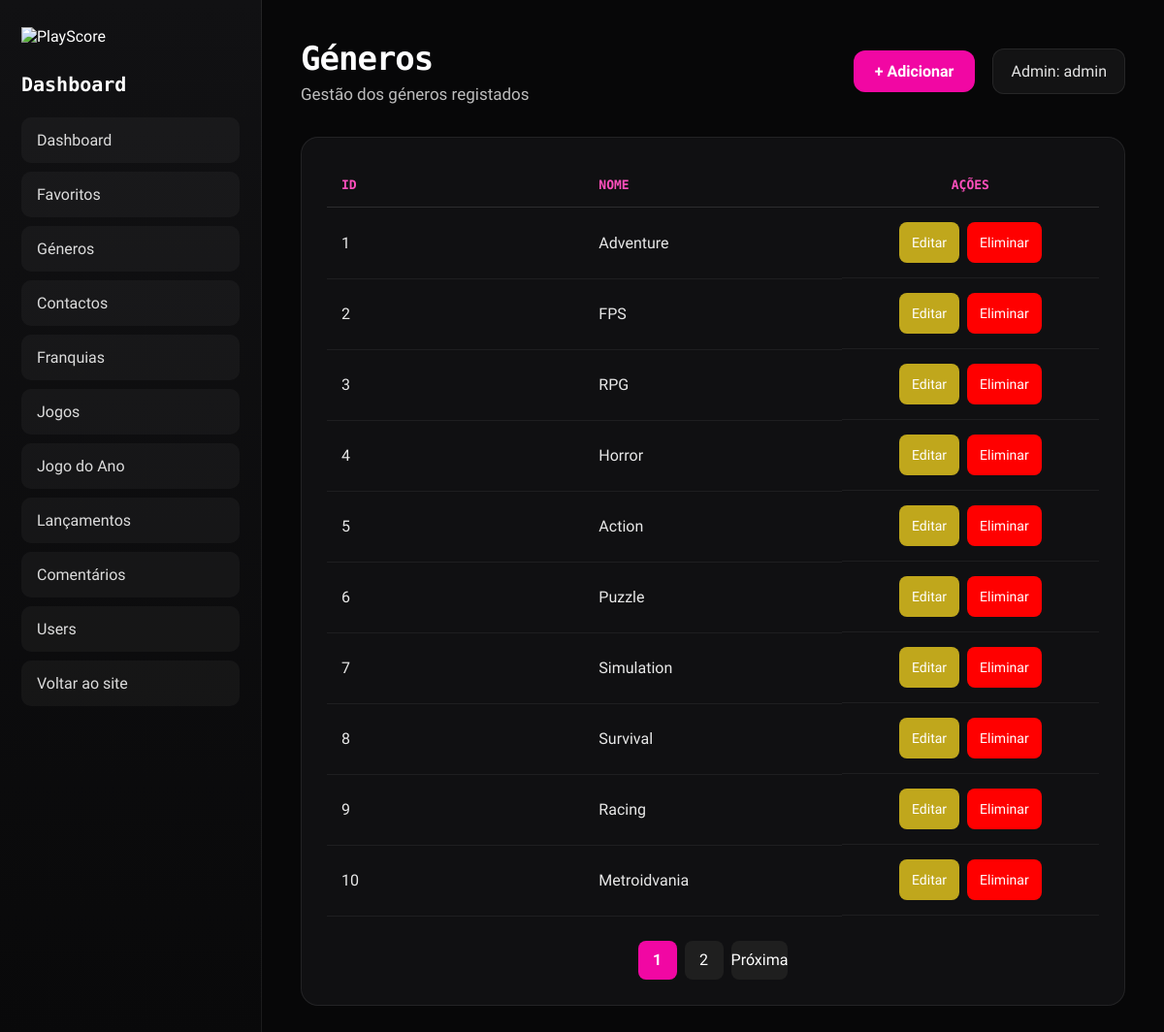
/Site/admin/dashboard_generos.php (signed in), run on the app's committed database.
### tables this page shows
CREATE TABLE IF NOT EXISTS `generos` (
  `id_genero` int NOT NULL AUTO_INCREMENT,
  `nome` varchar(20) NOT NULL,
  PRIMARY KEY (`id_genero`)
);

### Site/admin/dashboard_generos.php (the view, shortened to what this page needs)
<?php
include "../conexao.php";
$nome_admin = $_SESSION["nome"] ?? "Admin";
$por_pagina = 10;
$pagina = $_GET["pagina"] ?? 1;
$pagina = max(1, intval($pagina));
$inicio = ($pagina - 1) * $por_pagina;
$sql_total = "SELECT COUNT(*) AS total FROM generos";
$resultado_total = mysqli_query($conn, $sql_total);
$total_linhas = mysqli_fetch_assoc($resultado_total)["total"];
$total_paginas = ceil($total_linhas / $por_pagina);
$sql = "SELECT * FROM generos ORDER BY id_genero ASC LIMIT $inicio, $por_pagina";
$resultado = mysqli_query($conn, $sql);
?>
<!DOCTYPE html>
<html lang="pt">
<head>
    <link rel="stylesheet" href="../css/backoffice.css">
</head>
<body>
    <div class="backoffice">
        <aside class="sidebar">
            <div class="sidebar-logo">
                <img src="../logo/Logo.png" alt="PlayScore">
            </div>
            <h2>Dashboard</h2>
            <a href="dashboard.php">Dashboard</a>
            <nav class="sidebar-menu">
                <a href="dashboard_favoritos.php">Favoritos</a>
                <a href="dashboard_generos.php">Géneros</a>
                <a href="dashboard_contactos.php">Contactos</a>
                <a href="dashboard_franquia.php">Franquias</a>
                <a href="dashboard_jogos.php">Jogos</a>
                <a href="dashboard_jogoano.php">Jogo do Ano</a>
                <a href="dashboard_lancamento.php">Lançamentos</a>
                <a href="dashboard_comentarios.php">Comentários</a>
                <a href="dashboard_users.php">Users</a>
            </nav>
            <a href="../index.php" class="back-site">Voltar ao site</a>
        </aside>
        <main class="main-content">
            <div class="topbar">
                <div>
                    <h1>Géneros</h1>
                    <p>Gestão dos géneros registados</p>
                </div>
                <div class="topbar-actions">
                    <a href="dashboard_adicionar_generos.php" class="add-btn">
                        + Adicionar
                    </a>
                    <span>Admin: <?php echo $nome_admin; ?></span>
                </div>
            </div>
            <section class="table-card">
                <table>
                    <thead>
                        <tr>
                            <th>ID</th>
                            <th>Nome</th>
                            <th class="actions-title">Ações</th>
                        </tr>
                    </thead>
                    <tbody>
                        <?php while ($genero = mysqli_fetch_assoc($resultado)) { ?>
                            <tr>
                                <td><?php echo $genero["id_genero"]; ?></td>
                                <td><?php echo $genero["nome"]; ?></td>
                                <td class="actions">
                                    <a href="dashboard_editar_generos.php?id=<?php echo $genero["id_genero"]; ?>" class="btn edit">
                                        Editar
                                    </a>
                                    <a href="dashboard_generos.php?eliminar=<?php echo $genero["id_genero"]; ?>"
                                       class="btn delete"
                                       onclick="return confirm('Tens a certeza que queres eliminar este género?');">
                                        Eliminar
                                    </a>
                                </td>
                            </tr>
                        <?php } ?>
                    </tbody>
                </table>
                <div class="pagination">
                    <?php for ($i = 1; $i <= $total_paginas; $i++) { ?>
                        <a href="dashboard_generos.php?pagina=<?php echo $i; ?>"
                            class="<?php echo ($i == $pagina) ? 'active' : ''; ?>">
                            <?php echo $i; ?>
                        </a>
                    <?php } ?>
                    <?php if ($pagina < $total_paginas) { ?>
                        <a href="dashboard_generos.php?pagina=<?php echo $pagina + 1; ?>">
                            Próxima
                        </a>
                    <?php } ?>
                </div>
            </section>
        </main>
    </div>
</body>
</html>

### Site/css/backoffice.css (style rules this page uses)
* { margin: 0; padding: 0; box-sizing: border-box; }
body { background: #070708; color: white; font-family: 'Abel', sans-serif; }
.backoffice { display: flex; min-height: 100vh; }
.sidebar { width: 270px; background: linear-gradient(180deg, #111113, #09090a); padding: 28px 22px; border-right: 1px solid rgba(255,255,255,0.08); }
.sidebar-logo img { width: 150px; margin-bottom: 28px; }
.sidebar h2 { font-family: 'Kode Mono', monospace; font-size: 20px; margin-bottom: 22px; color: #ffffff; }
.sidebar a { display: block; color: #dcdcdc; text-decoration: none; padding: 13px 15px; margin-bottom: 9px; border-radius: 10px; background: rgba(255,255,255,0.04); border: 1px solid transparent; transition: 0.2s ease; }
.main-content { flex: 1; padding: 40px; }
.topbar { display: flex; justify-content: space-between; align-items: center; margin-bottom: 34px; }
.topbar h1 { font-family: 'Kode Mono', monospace; font-size: 34px; letter-spacing: -1px; }
.topbar p { color: #bdbdbd; margin-top: 7px; font-size: 17px; }
.topbar span { background: rgba(255,255,255,0.05); padding: 13px 18px; border-radius: 12px; border: 1px solid rgba(255,255,255,0.08); color: #e5e5e5; }
.table-card { background: rgba(17,17,19,0.95); border-radius: 18px; padding: 26px; border: 1px solid rgba(255,255,255,0.08); overflow-x: auto; }
.actions-title { text-align: center; }
table { width: 100%; border-collapse: collapse; table-layout: fixed; }
th, td { padding: 15px; border-bottom: 1px solid rgba(255,255,255,0.06); vertical-align: middle; text-align: left; }
th { font-family: 'Kode Mono', monospace; color: #ff4fbd; font-size: 13px; text-transform: uppercase; border-bottom: 1px solid rgba(255,255,255,0.12); }
td { color: #e8e8e8; font-size: 16px; }
tbody tr { transition: 0.2s ease; }
.actions { display: flex; justify-content: center; align-items: center; gap: 8px; height: 100%; }
.btn { padding: 13px 13px; border-radius: 8px; text-decoration: none; color: white; font-size: 14px; transition: 0.2s ease; white-space: nowrap; margin:0; }
.topbar-actions { display: flex; align-items: center; gap: 18px; }
.add-btn { background-color: #f107a3; color: white; text-decoration: none; padding: 12px 22px; border-radius: 12px; font-family: 'Abel', sans-serif; font-size: 16px; font-weight: 600; display: inline-flex; align-items: center; justify-content: center; gap: 8px; transition: transform 0.2s ease, box-shadow 0.2s ease, opacity 0.2s ease; }
.edit { background: #c0a71c; }
.delete { background: #ff0000; }
.pagination { display: flex; justify-content: center; align-items: center; gap: 8px; margin-top: 25px; flex-wrap: wrap; }
.pagination a { min-width: 40px; height: 40px; display: flex; justify-content: center; align-items: center; background: #1f1f1f; color: white; text-decoration: none; border-radius: 8px; font-family: 'Abel', sans-serif; font-size: 16px; transition: 0.2s; }
.pagination .active { background: #f107a3; font-weight: bold; }

### data on the page
generos: id_genero "1", nome "Adventure"
generos: id_genero "2", nome "FPS"
generos: id_genero "3", nome "RPG"
generos: id_genero "4", nome "Horror"
generos: id_genero "5", nome "Action"
generos: id_genero "6", nome "Puzzle"
generos: id_genero "7", nome "Simulation"
generos: id_genero "8", nome "Survival"
generos: id_genero "9", nome "Racing"
generos: id_genero "10", nome "Metroidvania"

### other printed values
$nome_admin "admin"
